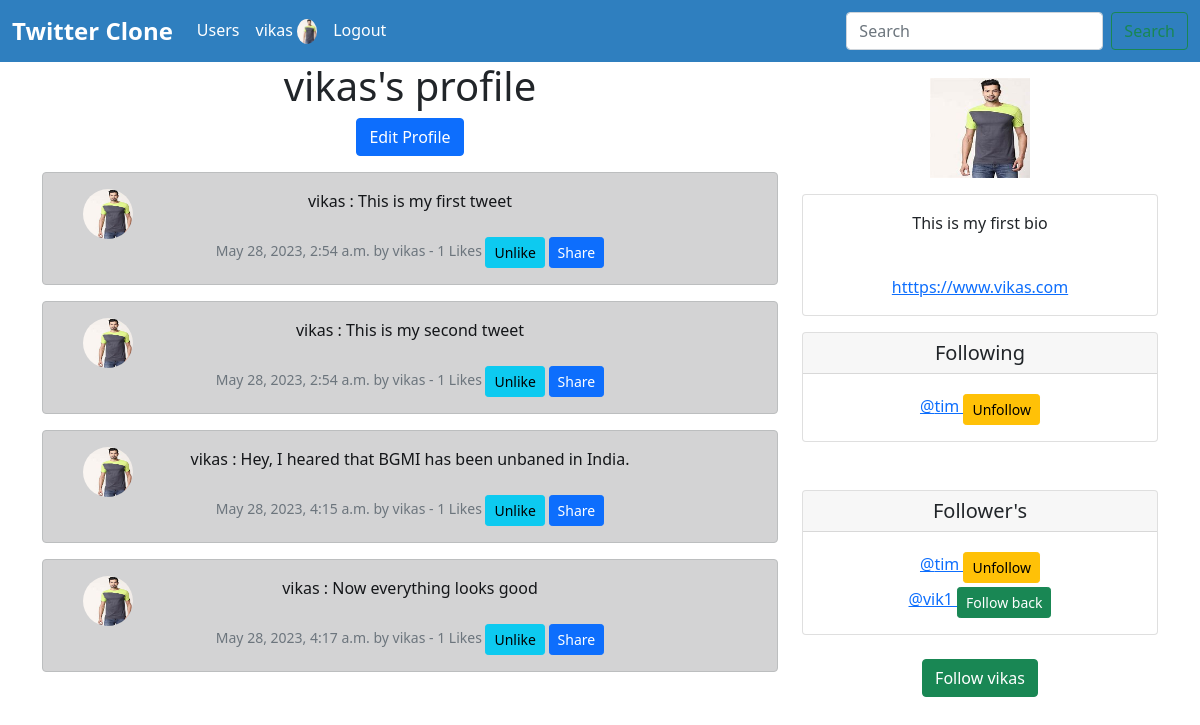
/profile/1/ (signed in), run on the app's committed database.
### app/models.py (models this page shows)
class Profile(models.Model):
    user = models.OneToOneField(User, on_delete=models.CASCADE)
    follows = models.ManyToManyField("self", related_name='followed_by', symmetrical=False, blank=True)
    profile_pic = models.ImageField(null=True, blank=True, upload_to='images/')
    bio = models.TextField(null=True, blank=True)
    social_link = models.CharField(max_length=200, null=True, blank=True)
    updated_date = models.DateTimeField(User, auto_now=True)
    def __str__(self):
        return self.user.username

class Tweet(models.Model):
    user = models.ForeignKey(User, on_delete=models.DO_NOTHING)
    body = models.CharField(max_length=500)
    created_on = models.DateTimeField(auto_now_add=True)
    likes = models.ManyToManyField(User, related_name='tweet_like', blank=True)
    def total_likes(self):
        return self.likes.count()
    def __str__(self):
        return f"{self.user} : {self.body}"

### app/views.py (the view, shortened to what this page needs)
# urls.py: path('profile/<int:pk>/', views.profile_view, name='profile'),
def profile_view(request, pk):
    if request.user.is_authenticated:
        profile = Profile.objects.get(id=pk)
        tweets = Tweet.objects.filter(user=pk)
        return render(request, 'app/profile.html', {"profile":profile, 'tweets':tweets})
    else:
        messages.warning(request, "You must be logged in")
        return redirect('home')

### app/templates/app/profile.html (shortened to what this page needs)
{% extends 'app/base.html' %}
{% load static %}
{% block content %}
    <div class="container text-center">
        <div class="row">
            <div class="col-8">
                <h1>{{ profile.user.username }}'s profile</h1>
                {% if request.user.id == profile.user.id %}
                <a href="{% url 'user_profile' %}" class="btn btn-primary">Edit Profile</a>
                {% endif %}
                <div class="mt-3">
                  {% if tweets %}
                  {% for tweet in tweets %}
                  <div class="alert alert-dark" role="alert">
                    <div class="container">
                      <div class="row">
                        <div class="col-1">
                          {% if profile.profile_pic %}
                          <img src="{{ profile.profile_pic.url }}" class="rounded-circle" width="50px" height="50px" alt="">
                          {% else %}
                          <img src="{% static 'images/user1.png' %}" width="50px" height="50px" alt="">
                          {% endif %}
                        </div>
                          <div class="col-10">
                            {{ tweet }} <br><br>
                            <small class="text-muted">
                                {{ tweet.created_on }} by {{ tweet.user.username }}
                                - {{ tweet.total_likes }} Likes
                                {% if user in tweet.likes.all %}
                                  <a href="{% url 'tweet_like' tweet.id %}" class="btn btn-sm btn-info">Unlike</a>
                                {% else %}
                                  <a href="{% url 'tweet_like' tweet.id %}" class="btn btn-sm btn-info">Like</a>
                                {% endif %}
                                 <a href="{% url 'tweet_share' tweet.id %}" class="btn btn-sm btn-primary">Share</a>
                            </small>
                        </div>
                      </div>
                    </div>
                  </div>
                  {% endfor %}
                  {% endif %}
                </div>
            </div>
            <div class="col-4 mt-3">
              {% if profile.profile_pic %}
                <img src="{{ profile.profile_pic.url }}" width="100px" height="100px" alt="">
                {% else %}
                <img src="{% static 'images/user1.png' %}" width="100px" height="100px" alt="">
              {% endif %}
              <div class="mt-3">
                <div class="card">
                    <div class="card-body">
                      {% if profile.bio %}
                      <p alifn="justify">{{ profile.bio }}</p> <br>
                      {% endif %}
                      {% if profile.social_link %}
                      <a href="{{ profile.social_link }}">{{ profile.social_link }}</a>
                      {% endif %}
                    </div>
                </div>
            </div>
                <div class="card mt-3">
                    <h5 class="card-header">Following</h5>
                    <div class="card-body">
                        {% for following in profile.follows.all %}
                        <a href="{% url 'profile' following.user.id %}">@{{ following }}
                        {% if request.user.id == profile.user.id %}
                          <a href="{% url 'unfollow' following.user.id %}" class="btn btn-sm btn-warning mt-1">Unfollow</a>
                        </a> <br>
                        {% endif %}
                        {% endfor %}
                    </div>
                  </div>
                <br><br>
                <div class="card">
                    <h5 class="card-header">Follower's</h5>
                    <div class="card-body">
                        {% for follower in profile.followed_by.all %}
                            <a href="{% url 'profile' follower.user.id %}">@{{ follower }}
                              {% if request.user.id == profile.user.id %}
                              {% if follower in profile.follows.all %}
                              <a href="{% url 'unfollow' follower.user.id %}" class="btn btn-sm btn-warning mt-1">Unfollow</a>
                              {% else %}
                              <a href="{% url 'follow' follower.user.id %}" class="btn btn-sm btn-success mt-1">Follow back</a>
                              {% endif %}
                              {% endif %}
                            </a> <br>
                        {% endfor %}
                    </div>
                  </div>
                  <br>
                  <form action="" method="post">
                    {% if profile in user.profile.follows.all %}
                        <button class="btn btn-danger" name="follow" value="unfollow">Unfollow {{ profile.user.username }}</button>
                    {% else %}
                        <button class="btn btn-success" name="follow" value="follow">Follow {{ profile.user.username }}</button>
                    {% endif %}
                  </form>
            </div>
        </div>
    </div>
{% endblock %}

### app/templates/app/base.html (shortened to what this page needs)
<!doctype html>
<html lang="en">
{% load static %}
  <head>
    <link href="https://cdn.jsdelivr.net/npm/bootstrap@5.0.2/dist/css/bootstrap.min.css" rel="stylesheet">
  </head>
  <body>
    <nav class="navbar navbar-expand-lg navbar-dark">
      <div class="container-fluid">
        <a class="navbar-brand" href="/">Twitter Clone</a>
        <div class="collapse navbar-collapse" id="navbarSupportedContent">
          <ul class="navbar-nav me-auto mb-2 mb-lg-0">
            <li class="nav-item">
              <a class="nav-link active" href="{% url 'profile_list' %}">Users</a>
            </li>
            {% if request.user.is_authenticated %}
            <li class="nav-item">
              <a class="nav-link active" href="{% url 'profile' request.user.id %}"> {{ request.user.username }}
                {% if request.user.profile.profile_pic %}
                <img src="{{ request.user.profile.profile_pic.url }}" width="20px" class="rounded-circle" alt="">
                {% else %}
                <img src="{% static 'images/user1.png' %}" width="20px" class="rounded-circle" alt="">
                {% endif %}
              </a>
            </li>
            <li class="nav-item">
              <a class="nav-link active" href="{% url 'logout' %}">Logout</a>
            </li>
            {% endif %}
          </ul>
          <form class="d-flex">
            <input class="form-control me-2" type="search" placeholder="Search" aria-label="Search">
            <button class="btn btn-outline-success" type="submit">Search</button>
          </form>
        </div>
      </div>
    </nav>
    {% block content %}
    {% endblock content %}
  </body>
</html>

### app/templates/app/base.html (style rules this page uses)
.navbar-brand { font-size: 24px; font-weight: bold; }
.navbar-dark { background-color: #2f7fbf; }
.nav-link { color: #ffffff; }

### data on the page
Profile: user.username "vikas", profile_pic (picture), bio "This is my first bio", social_link "htttps://www.vikas.com"
Tweet: profile_pic (picture), user+body "vikas : This is my first tweet", created_on "May 28, 2023, 2:54 a.m.", user.username "vikas", total_likes "1", shows "Unlike"
Tweet: profile_pic (picture), user+body "vikas : This is my second tweet", created_on "May 28, 2023, 2:54 a.m.", user.username "vikas", total_likes "1", shows "Unlike"
Tweet: profile_pic (picture), user+body "vikas : Hey, I heared that BGMI has been unbaned in India.", created_on "May 28, 2023, 4:15 a.m.", user.username "vikas", total_likes "1", shows "Unlike"
Tweet: profile_pic (picture), user+body "vikas : Now everything looks good", created_on "May 28, 2023, 4:17 a.m.", user.username "vikas", total_likes "1", shows "Unlike"
Profile: user.username "tim", shows "Unfollow"
Profile: user.username "vik1", shows "Follow back"

### other printed values
{{ request.user.username }} "vikas"
